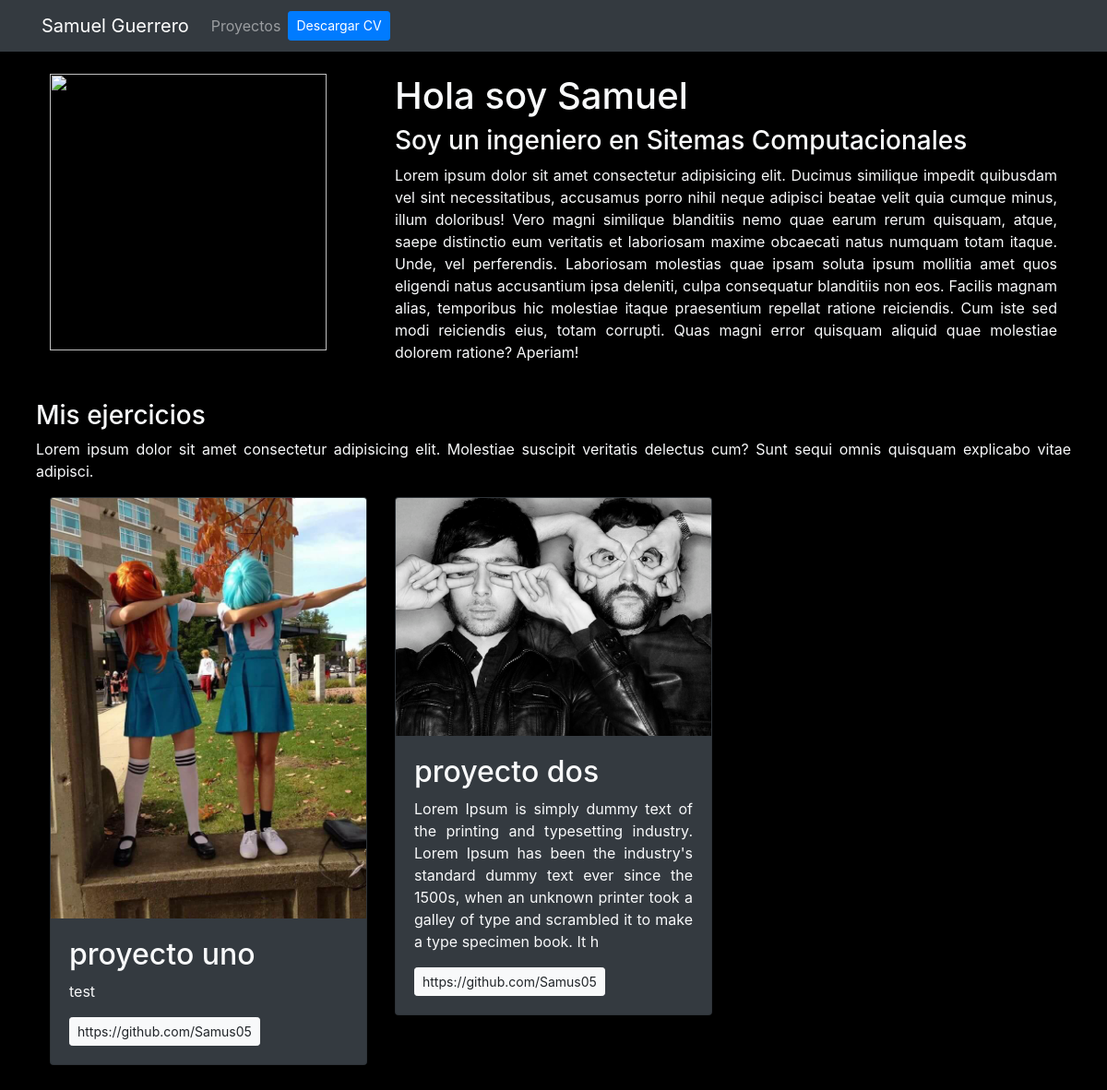
The page / on the database its author committed.
### portafolio/models.py (models this page shows)
class Project(models.Model):
    title = CharField(max_length=100)
    description = CharField(max_length=250)
    image = ImageField(upload_to="portafolio/images/")
    url = URLField(blank=True)

### portafolio/views.py (the view)
# urls.py: 2. Add a URL to urlpatterns:  path('', views.home, name='home')
def home(request):
    projects = Project.objects.all()
    return render(request, 'home.html',{'projects':projects})

### portafolio/templates/home.html (shortened to what this page needs)
{% extends 'layout.html'%}
{% block content%}
{% load static %}
<header class="row bg-black">
    <div class="col-md-4">
        <img src="{% static 'portafoliosam/sam.png'%}" alt="" width="300" height="300" />
    </div>
    <div class="col-md-8 my-auto text-justify">
        <h1>Hola soy Samuel</h1>
        <h3>Soy un ingeniero en Sitemas Computacionales</h3>
        <p>Lorem ipsum dolor sit amet consectetur adipisicing elit. Ducimus similique impedit quibusdam vel sint
            necessitatibus, accusamus porro nihil neque adipisci beatae velit quia cumque minus, illum doloribus! Vero
            magni similique blanditiis nemo quae earum rerum quisquam, atque, saepe distinctio eum veritatis et
            laboriosam maxime obcaecati natus numquam totam itaque. Unde, vel perferendis. Laboriosam molestias quae
            ipsam soluta ipsum mollitia amet quos eligendi natus accusantium ipsa deleniti, culpa consequatur blanditiis
            non eos. Facilis magnam alias, temporibus hic molestiae itaque praesentium repellat ratione reiciendis. Cum
            iste sed modi reiciendis eius, totam corrupti. Quas magni error quisquam aliquid quae molestiae dolorem
            ratione? Aperiam!
        </p>
    </div>
</header>
<div class="row my-4 text-justify">
        <h3>Mis ejercicios</h3>
        <p>Lorem ipsum dolor sit amet consectetur adipisicing elit. Molestiae suscipit veritatis delectus cum? Sunt sequi omnis quisquam explicabo vitae adipisci.</p>
    {% for project in projects %}
    <div class="col-md-4">
        <div class="card bg-dark card-project">
            <img src="{{project.image.url}}" alt="{{project.title}}" class="card-img-top">
            <div class="card-body">
                <h2>{{project.title}}</h2>
                <p>{{project.description}}</p>
                {%if project.url%}
                <a href="{{project.url}}" class="btn btn-light btn-sm" target="_blank">{{project.url}}</a>
                {% endif %}
            </div>
        </div>
    </div>
    {% endfor %}
    {%endblock%}

### portafolio/templates/layout.html (shortened to what this page needs)
{% load static %}
<!DOCTYPE html>
<html lang="en">
<head>
    <link rel="stylesheet" href="https://cdn.jsdelivr.net/npm/bootstrap@4.3.1/dist/css/bootstrap.min.css">
    <link rel="stylesheet" href="{% static 'main.css'%}"
</head>
<body class="text-light">
    {% include 'partials/navbar.html'%}
    <div class="container p-4">
        {% block content %}
        {% endblock %}
    </div>
</body>
</html>

### portafolio/templates/partials/navbar.html (shortened to what this page needs)
{%load static%}
<nav class="navbar navbar-expand-lg navbar-dark bg-dark">
  <div class="container fluid">
    <a class="navbar-brand fw-bold fst-italic" href="/">Samuel Guerrero</a>
    <div class="collapse navbar-collapse" id="navbarNav">
      <ul class="navbar-nav ms-auto">
        <li class="nav-item">
          <a class="nav-link" href="/blog">Proyectos</a>
        </li>
        <li class="nav-item d-flex aling-itmes-center">
          <a class="btn btn-primary btn-sm my-1" href="{% static 'portafoliosam/Samuel Guerrero.pdf'%}" target="_blank">Descargar CV</a>
        </li>
      </ul>
    </div>
  </div>
</nav>

### portafolio/static/main.css (style rules this page uses)
body { background-color: black; }
.bg-black { background-color: black; }

### rows shown on the page
Project: image (picture), title "proyecto uno", description "test", url "https://github.com/Samus05"
Project: image (picture), title "proyecto dos", description "Lorem Ipsum is simply dummy text of the printing and typesetting industry. Lorem Ipsum has been the industry's standard dummy text ever since the 1500s, when an unknown printer took a galley of type and scrambled it to make a type specimen book. It h", url "https://github.com/Samus05"
